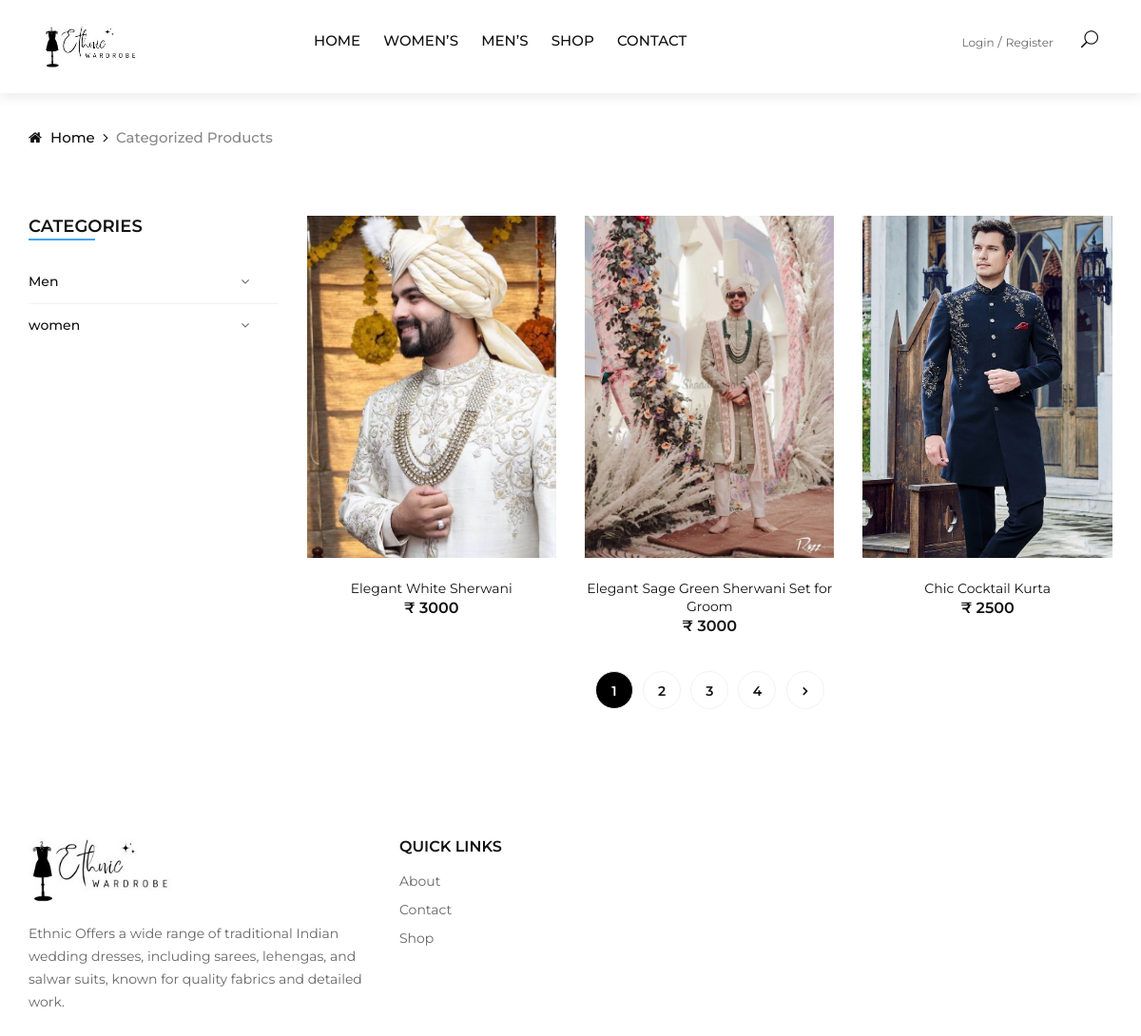
Screenshot of /catwiseprod/1 with the database file from the repository.
### myapp/models.py (models this page shows, shortened)
class product_category(models.Model):
    Product_category_name = models.CharField(max_length=25)

class product_detail(models.Model):
    L_id = models.ForeignKey(login, on_delete=models.CASCADE, default="")
    Pro_name = models.CharField(max_length=70)
    Pro_brandname = models.CharField(max_length=50, default="Prexa Wear")
    Pro_Cat = models.ForeignKey(product_category, on_delete=models.CASCADE, default="")
    Pro_subcat = models.ForeignKey(product_subcategory, on_delete=models.CASCADE, default="")
    Pro_image = models.ImageField(upload_to="photos")
    Pro_description = models.CharField(max_length=500)
    Pro_price = models.IntegerField()
    is_visible = models.BooleanField(default=True)
    added_date = models.DateTimeField(auto_now=True, editable=False)
    def Pro_images(self):
        return mark_safe('<img src="{}" width="100"/>'.format(self.Pro_image.url))
    Pro_images.allow_tags = True

### myapp/views.py (the view)
# urls.py: path("catwiseprod/<int:cpid>", views.catwiseprod, name="catwiseprod"),
def catwiseprod(request, cpid):
    try:
        uid = request.session['log_id']
        try:
            profiledata = login.objects.get(id=uid)
        except login.DoesNotExist:
            profiledata = None
        proddata = product_detail.objects.filter(is_visible=True, Pro_Cat=product_category(id=cpid))
        catdata = product_category.objects.all()
        subcatdata = product_subcategory.objects.all()
        page = request.GET.get('page', 1)
        paginator = Paginator(proddata, 3)  # Set the number of items per page
        try:
            proddata = paginator.page(page)
        except PageNotAnInteger:
            proddata = paginator.page(1)
        except EmptyPage:
            proddata = paginator.page(paginator.num_pages)
        details = {
            'profiledata': profiledata,
            'proddata': proddata,
            'catdata': catdata,
            'subcatdata': subcatdata,
        }
        return render(request, 'catwiseprod.html', details)
    except:
        pass
    proddata = product_detail.objects.filter(is_visible=True, Pro_Cat=product_category(id=cpid))
    catdata = product_category.objects.all()
    subcatdata = product_subcategory.objects.all()
    page = request.GET.get('page', 1)
    paginator = Paginator(proddata, 3)  # Set the number of items per page
    try:
        proddata = paginator.page(page)
    except PageNotAnInteger:
        proddata = paginator.page(1)
    except EmptyPage:
        proddata = paginator.page(paginator.num_pages)
    details = {
        'proddata': proddata,
        'catdata': catdata,
        'subcatdata': subcatdata,
    }
    return render(request, 'catwiseprod.html', details)

### myapp/templates/catwiseprod.html (shortened to what this page needs)
{% extends 'basic.html' %}
{% load static %}
{% block body %}
    <div class="breadcrumb-option">
        <div class="container">
            <div class="row">
                <div class="col-lg-12">
                    <div class="breadcrumb__links">
                        <a href="/"><i class="fa fa-home"></i> Home</a>
                        <span>Categorized Products</span>
                    </div>
                </div>
            </div>
        </div>
    </div>
     <section class="shop spad">
        <div class="container">
            <div class="row">
                <div class="col-lg-3 col-md-3">
                    <div class="shop__sidebar">
                        <div class="sidebar__categories">
                            <div class="section-title">
                                <h4>Categories</h4>
                            </div>
                            <div class="categories__accordion">
                                <div class="accordion" id="accordionExample">
                                    {% for cd in catdata %}
                                    <div class="card">
                                        <div class="card-heading">
                                            <a data-toggle="collapse" data-target="#collapseOne{{cd.id}}">{{cd.Product_category_name}}</a>
                                        </div>
                                    </div>
                                    {% endfor %}
                                </div>
                            </div>
                        </div>
                    </div>
                </div>
                <div class="col-lg-9 col-md-9">
                    <div class="row">
                        {% for pd in proddata %}
                        <div class="col-lg-4 col-md-6">
                            <div class="product__item">
                                <div class="product__item__pic set-bg" data-setbg="/media/{{pd.Pro_image}}">
                                    <ul class="product__hover">
                                    </ul>
                                </div>
                                <div class="product__item__text">
                                    <h6><a href="/viewprod/{{pd.id}}">{{pd.Pro_name}}</a></h6>
                                    <div class="product__price">₹ {{pd.Pro_price}}</div>
                                </div>
                            </div>
                        </div>
                        {% endfor %}
                        <div class="col-lg-12 text-center">
                            <div class="pagination__option">
                                {% for i in proddata.paginator.page_range %}
                                {% if proddata.number == i %}
                                <a href="?page={{ i }}" style="color:white; background-color:black;">{{ i }}</a>
                                {%  else %}
                                <a href="?page={{ i }}">{{ i }}</a>
                                {% endif %}
                                {% endfor %}
                                {% if proddata.has_next %}
                                <a href="?page={{ proddata.paginator.num_pages }}"><i class="fa fa-angle-right"></i></a>
                                {% endif %}
                            </div>
                        </div>
                    </div>
                </div>
            </div>
        </div>
    </section>
{% endblock %}

### myapp/static/css/style.css (style rules this page uses)
html, body { height: 100%; font-family: "Montserrat", sans-serif; -webkit-font-smoothing: antialiased; }
h1, h2, h3, h4, h5, h6 { margin: 0; color: #111111; font-weight: 400; font-family: "Montserrat", sans-serif; }
h4 { font-size: 24px; }
h6 { font-size: 16px; }
ul, ol { padding: 0; margin: 0; }
.section-title { margin-bottom: 45px; }
.section-title h4 { color: #111111; font-weight: 600; text-transform: uppercase; position: relative; display: inline-block; }
.section-title h4:after { position: absolute; left: 0; bottom: -4px; height: 2px; width: 70px; background: #42a5f5; content: ""; }
.set-bg { background-repeat: no-repeat; background-size: cover; background-position: top center; }
.spad { padding-top: 100px; padding-bottom: 100px; }
.breadcrumb-option { padding-top: 35px; }
.breadcrumb__links a { font-size: 15px; font-weight: 500; color: #111111; margin-right: 18px; display: inline-block; position: relative; }
.breadcrumb__links a:after { position: absolute; right: -14px; top: 0; content: ""; font-family: "FontAwesome"; }
.breadcrumb__links a i { margin-right: 5px; }
.breadcrumb__links span { font-size: 15px; font-weight: 500; color: #888888; display: inline-block; }
.product__item { margin-bottom: 35px; }
.product__item__pic { height: 360px; position: relative; overflow: hidden; }
.product__hover { position: absolute; left: 0; width: 100%; bottom: 30px; text-align: center; }
.product__item__text { text-align: center; padding-top: 22px; }
.product__item__text h6 a { font-size: 14px; color: #111111; }
.product__item__text .product__price { color: #111111; font-weight: 600; }
.shop { padding-top: 70px; padding-bottom: 80px; }
.sidebar__categories { margin-bottom: 50px; }
.sidebar__categories .section-title { margin-bottom: 35px; }
.sidebar__categories .section-title h4 { font-size: 18px; }
.categories__accordion .card { border: none; border-radius: 0; padding-bottom: 12px; border-bottom: 1px solid #f2f2f2 !important; margin-bottom: 12px; }
.categories__accordion .card:last-child { padding-bottom: 0; margin-bottom: 0; border-bottom: none !important; }
.categories__accordion .card-heading { cursor: pointer; }
.categories__accordion .card-heading a { font-size: 14px; font-weight: 500; color: #111111; display: block; }
.categories__accordion .card-heading a:after, .categories__accordion .card-heading>a.active[aria-expanded=false]:after { content: ""; font-size: 14px; font-family: "FontAwesome"; color: #666666; position: absolute; right: 30px; top: 0px; }
.pagination__option a { display: inline-block; height: 40px; width: 40px; border: 1px solid #f2f2f2; border-radius: 50%; font-size: 14px; color: #111111; font-weight: 600; line-height: 40px; text-align: center; -webkit-transition: all, 0.3s; -o-transition: all, 0.3s; transition: all, 0.3s; margin-right: 6px; }
.pagination__option a:last-child { margin-right: 0; }
.pagination__option a i { font-weight: 600; }
@media only screen and (min-width: 1200px) { .container { max-width: 1170px; } }

### rows the page displays
product_category: Product_category_name "Men"
product_category: Product_category_name "women"
product_detail: shows a picture, Pro_name "Elegant White Sherwani", Pro_price "3000"
product_detail: shows a picture, Pro_name "Elegant Sage Green Sherwani Set for Groom", Pro_price "3000"
product_detail: shows a picture, Pro_name "Chic Cocktail Kurta", Pro_price "2500"

### other values shown
{{ i }} "1"
{{ i }} "2" "3" "4"
